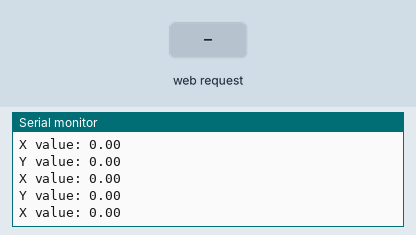
This sketch was run on a simulated ESP8266 (NodeMCU). Parts: the last lines printed to the serial monitor. The inputs (shaded band) are chosen by the test bench.

Above: at 1.2 s.
1.3 s: HTTP request GET /?Y=120&X=120 received
At 2.1 s:
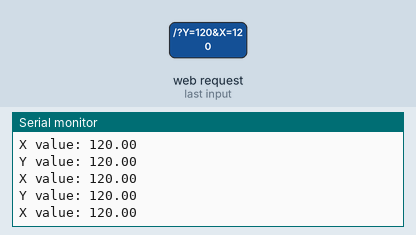
4.3 s: HTTP request GET /?Y=1 received
5.8 s: HTTP request GET /?Y=120 received
8.8 s: HTTP request GET /?Y=1&X=1 received
At 9.4 s:
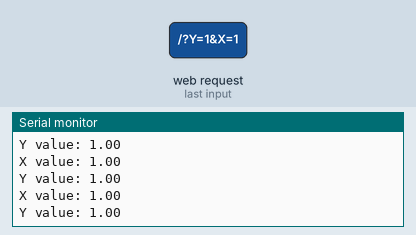
Timing chart, 0 to 11.8 s (numbered marks = the images above; inputs shaded):
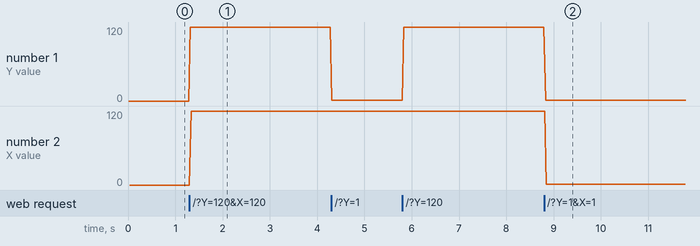

The sketch:

retrieve_data_html.ino
```cpp
#include <ESP8266WiFi.h>
#include <ESP8266WebServer.h>

const char *ssid = "joystick";
const char *password = "test1234";

ESP8266WebServer server(80);

String joystickHTML ="<!DOCTYPE html> <html> <body><p id = \"static\"></p> <script> !function(t){if(\"object\"==typeof exports&&\"undefined\"!=typeof module)module.exports=t();else if(\"function\"==typeof define&&define.amd)define([],t);else{var e;e=\"undefined\"!=typeof window?window:\"undefined\"!=typeof global?global:\"undefined\"!=typeof self?self:this,e.nipplejs=t()}}(function(){function t(){}function e(t,i){return this.identifier=i.identifier,this.position=i.position,this.frontPosition=i.frontPosition,this.collection=t,this.defaults={size:100,threshold:.1,color:\"white\",fadeTime:250,dataOnly:!1,restJoystick:!0,restOpacity:.5,mode:\"dynamic\",zone:document.body,lockX:!1,lockY:!1},this.config(i),\"dynamic\"===this.options.mode&&(this.options.restOpacity=0),this.id=e.id,e.id+=1,this.buildEl().stylize(),this.instance={el:this.ui.el,on:this.on.bind(this),off:this.off.bind(this),show:this.show.bind(this),hide:this.hide.bind(this),add:this.addToDom.bind(this),remove:this.removeFromDom.bind(this),destroy:this.destroy.bind(this),resetDirection:this.resetDirection.bind(this),computeDirection:this.computeDirection.bind(this),trigger:this.trigger.bind(this),position:this.position,frontPosition:this.frontPosition,ui:this.ui,identifier:this.identifier,id:this.id,options:this.options},this.instance}function i(t,e){var n=this;return n.nipples=[],n.idles=[],n.actives=[],n.ids=[],n.pressureIntervals={},n.manager=t,n.id=i.id,i.id+=1,n.defaults={zone:document.body,multitouch:!1,maxNumberOfNipples:10,mode:\"dynamic\",position:{top:0,left:0},catchDistance:200,size:100,threshold:.1,color:\"white\",fadeTime:250,dataOnly:!1,restJoystick:!0,restOpacity:.5,lockX:!1,lockY:!1},n.config(e),\"static\"!==n.options.mode&&\"semi\"!==n.options.mode||(n.options.multitouch=!1),n.options.multitouch||(n.options.maxNumberOfNipples=1),n.updateBox(),n.prepareNipples(),n.bindings(),n.begin(),n.nipples}function n(t){var e=this;e.ids={},e.index=0,e.collections=[],e.config(t),e.prepareCollections();var i;return c.bindEvt(window,\"resize\",function(t){clearTimeout(i),i=setTimeout(function(){var t,i=c.getScroll();e.collections.forEach(function(e){e.forEach(function(e){t=e.el.getBoundingClientRect(),e.position={x:i.x+t.left,y:i.y+t.top}})})},100)}),e.collections}var o,r=!!(\"ontouchstart\"in window),s=!!window.PointerEvent,d=!!window.MSPointerEvent,a={touch:{start:\"touchstart\",move:\"touchmove\",end:\"touchend, touchcancel\"},mouse:{start:\"mousedown\",move:\"mousemove\",end:\"mouseup\"},pointer:{start:\"pointerdown\",move:\"pointermove\",end:\"pointerup, pointercancel\"},MSPointer:{start:\"MSPointerDown\",move:\"MSPointerMove\",end:\"MSPointerUp\"}},p={};s?o=a.pointer:d?o=a.MSPointer:r?(o=a.touch,p=a.mouse):o=a.mouse;var c={};c.distance=function(t,e){var i=e.x-t.x,n=e.y-t.y;return Math.sqrt(i*i+n*n)},c.angle=function(t,e){var i=e.x-t.x,n=e.y-t.y;return c.degrees(Math.atan2(n,i))},c.findCoord=function(t,e,i){var n={x:0,y:0};return i=c.radians(i),n.x=t.x-e*Math.cos(i),n.y=t.y-e*Math.sin(i),n},c.radians=function(t){return t*(Math.PI/180)},c.degrees=function(t){return t*(180/Math.PI)},c.bindEvt=function(t,e,i){for(var n,o=e.split(/[ ,]+/g),r=0;r<o.length;r+=1)n=o[r],t.addEventListener?t.addEventListener(n,i,!1):t.attachEvent&&t.attachEvent(n,i)},c.unbindEvt=function(t,e,i){for(var n,o=e.split(/[ ,]+/g),r=0;r<o.length;r+=1)n=o[r],t.removeEventListener?t.removeEventListener(n,i):t.detachEvent&&t.detachEvent(n,i)},c.trigger=function(t,e,i){var n=new CustomEvent(e,i);t.dispatchEvent(n)},c.prepareEvent=function(t){return t.preventDefault(),t.type.match(/^touch/)?t.changedTouches:t},c.getScroll=function(){return{x:void 0!==window.pageXOffset?window.pageXOffset:(document.documentElement||document.body.parentNode||document.body).scrollLeft,y:void 0!==window.pageYOffset?window.pageYOffset:(document.documentElement||document.body.parentNode||document.body).scrollTop}},c.applyPosition=function(t,e){e.top||e.right||e.bottom||e.left?(t.style.top=e.top,t.style.right=e.right,t.style.bottom=e.bottom,t.style.left=e.left):(t.style.left=e.x+\"px\",t.style.top=e.y+\"px\")},c.getTransitionStyle=function(t,e,i){var n=c.configStylePropertyObject(t);for(var o in n)if(n.hasOwnProperty(o))if(\"string\"==typeof e)n[o]=e+\" \"+i;else{for(var r=\"\",s=0,d=e.length;s<d;s+=1)r+=e[s]+\" \"+i+\", \";n[o]=r.slice(0,-2)}return n},c.getVendorStyle=function(t,e){var i=c.configStylePropertyObject(t);for(var n in i)i.hasOwnProperty(n)&&(i[n]=e);return i},c.configStylePropertyObject=function(t){var e={};return e[t]=\"\",[\"webkit\",\"Moz\",\"o\"].forEach(function(i){e[i+t.charAt(0).toUpperCase()+t.slice(1)]=\"\"}),e},c.extend=function(t,e){for(var i in e)e.hasOwnProperty(i)&&(t[i]=e[i]);return t},c.safeExtend=function(t,e){var i={};for(var n in t)t.hasOwnProperty(n)&&e.hasOwnProperty(n)?i[n]=e[n]:t.hasOwnProperty(n)&&(i[n]=t[n]);return i},c.map=function(t,e){if(t.length)for(var i=0,n=t.length;i<n;i+=1)e(t[i]);else e(t)},t.prototype.on=function(t,e){var i,n=this,o=t.split(/[ ,]+/g);n._handlers_=n._handlers_||{};for(var r=0;r<o.length;r+=1)i=o[r],n._handlers_[i]=n._handlers_[i]||[],n._handlers_[i].push(e);return n},t.prototype.off=function(t,e){var i=this;return i._handlers_=i._handlers_||{},void 0===t?i._handlers_={}:void 0===e?i._handlers_[t]=null:i._handlers_[t]&&i._handlers_[t].indexOf(e)>=0&&i._handlers_[t].splice(i._handlers_[t].indexOf(e),1),i},t.prototype.trigger=function(t,e){var i,n=this,o=t.split(/[ ,]+/g);n._handlers_=n._handlers_||{};for(var r=0;r<o.length;r+=1)i=o[r],n._handlers_[i]&&n._handlers_[i].length&&n._handlers_[i].forEach(function(t){t.call(n,{type:i,target:n},e)})},t.prototype.config=function(t){var e=this;e.options=e.defaults||{},t&&(e.options=c.safeExtend(e.options,t))},t.prototype.bindEvt=function(t,e){var i=this;return i._domHandlers_=i._domHandlers_||{},i._domHandlers_[e]=function(){\"function\"==typeof i[\"on\"+e]?i[\"on\"+e].apply(i,arguments):console.warn('[WARNING] : Missing \"on'+e+'\" handler.')},c.bindEvt(t,o[e],i._domHandlers_[e]),p[e]&&c.bindEvt(t,p[e],i._domHandlers_[e]),i},t.prototype.unbindEvt=function(t,e){var i=this;return i._domHandlers_=i._domHandlers_||{},c.unbindEvt(t,o[e],i._domHandlers_[e]),p[e]&&c.unbindEvt(t,p[e],i._domHandlers_[e]),delete i._domHandlers_[e],this},e.prototype=new t,e.constructor=e,e.id=0,e.prototype.buildEl=function(t){return this.ui={},this.options.dataOnly?this:(this.ui.el=document.createElement(\"div\"),this.ui.back=document.createElement(\"div\"),this.ui.front=document.createElement(\"div\"),this.ui.el.className=\"nipple collection_\"+this.collection.id,this.ui.back.className=\"back\",this.ui.front.className=\"front\",this.ui.el.setAttribute(\"id\",\"nipple_\"+this.collection.id+\"_\"+this.id),this.ui.el.appendChild(this.ui.back),this.ui.el.appendChild(this.ui.front),this)},e.prototype.stylize=function(){if(this.options.dataOnly)return this;var t=this.options.fadeTime+\"ms\",e=c.getVendorStyle(\"borderRadius\",\"50%\"),i=c.getTransitionStyle(\"transition\",\"opacity\",t),n={};return n.el={position:\"absolute\",opacity:this.options.restOpacity,display:\"block\",zIndex:999},n.back={position:\"absolute\",display:\"block\",width:this.options.size+\"px\",height:this.options.size+\"px\",marginLeft:-this.options.size/2+\"px\",marginTop:-this.options.size/2+\"px\",background:this.options.color,opacity:\".5\"},n.front={width:this.options.size/2+\"px\",height:this.options.size/2+\"px\",position:\"absolute\",display:\"block\",marginLeft:-this.options.size/4+\"px\",marginTop:-this.options.size/4+\"px\",background:this.options.color,opacity:\".5\"},c.extend(n.el,i),c.extend(n.back,e),c.extend(n.front,e),this.applyStyles(n),this},e.prototype.applyStyles=function(t){for(var e in this.ui)if(this.ui.hasOwnProperty(e))for(var i in t[e])this.ui[e].style[i]=t[e][i];return this},e.prototype.addToDom=function(){return this.options.dataOnly||document.body.contains(this.ui.el)?this:(this.options.zone.appendChild(this.ui.el),this)},e.prototype.removeFromDom=function(){return this.options.dataOnly||!document.body.contains(this.ui.el)?this:(this.options.zone.removeChild(this.ui.el),this)},e.prototype.destroy=function(){clearTimeout(this.removeTimeout),clearTimeout(this.showTimeout),clearTimeout(this.restTimeout),this.trigger(\"destroyed\",this.instance),this.removeFromDom(),this.off()},e.prototype.show=function(t){var e=this;return e.options.dataOnly?e:(clearTimeout(e.removeTimeout),clearTimeout(e.showTimeout),clearTimeout(e.restTimeout),e.addToDom(),e.restCallback(),setTimeout(function(){e.ui.el.style.opacity=1},0),e.showTimeout=setTimeout(function(){e.trigger(\"shown\",e.instance),\"function\"==typeof t&&t.call(this)},e.options.fadeTime),e)},e.prototype.hide=function(t){var e=this;return e.options.dataOnly?e:(e.ui.el.style.opacity=e.options.restOpacity,clearTimeout(e.removeTimeout),clearTimeout(e.showTimeout),clearTimeout(e.restTimeout),e.removeTimeout=setTimeout(function(){var i=\"dynamic\"===e.options.mode?\"none\":\"block\";e.ui.el.style.display=i,\"function\"==typeof t&&t.call(e),e.trigger(\"hidden\",e.instance)},e.options.fadeTime),e.options.restJoystick&&e.restPosition(),e)},e.prototype.restPosition=function(t){var e=this;e.frontPosition={x:0,y:0};var i=e.options.fadeTime+\"ms\",n={};n.front=c.getTransitionStyle(\"transition\",[\"top\",\"left\"],i);var o={front:{}};o.front={left:e.frontPosition.x+\"px\",top:e.frontPosition.y+\"px\"},e.applyStyles(n),e.applyStyles(o),e.restTimeout=setTimeout(function(){\"function\"==typeof t&&t.call(e),e.restCallback()},e.options.fadeTime)},e.prototype.restCallback=function(){var t=this,e={};e.front=c.getTransitionStyle(\"transition\",\"none\",\"\"),t.applyStyles(e),t.trigger(\"rested\",t.instance)},e.prototype.resetDirection=function(){this.direction={x:!1,y:!1,angle:!1}},e.prototype.computeDirection=function(t){var e,i,n,o=t.angle.radian,r=Math.PI/4,s=Math.PI/2;if(o>r&&o<3*r&&!t.lockX?e=\"up\":o>-r&&o<=r&&!t.lockY?e=\"left\":o>3*-r&&o<=-r&&!t.lockX?e=\"down\":t.lockY||(e=\"right\"),t.lockY||(i=o>-s&&o<s?\"left\":\"right\"),t.lockX||(n=o>0?\"up\":\"down\"),t.force>this.options.threshold){var d={};for(var a in this.direction)this.direction.hasOwnProperty(a)&&(d[a]=this.direction[a]);var p={};this.direction={x:i,y:n,angle:e},t.direction=this.direction;for(var a in d)d[a]===this.direction[a]&&(p[a]=!0);if(p.x&&p.y&&p.angle)return t;p.x&&p.y||this.trigger(\"plain\",t),p.x||this.trigger(\"plain:\"+i,t),p.y||this.trigger(\"plain:\"+n,t),p.angle||this.trigger(\"dir dir:\"+e,t)}return t},i.prototype=new t,i.constructor=i,i.id=0,i.prototype.prepareNipples=function(){var t=this,e=t.nipples;e.on=t.on.bind(t),e.off=t.off.bind(t),e.options=t.options,e.destroy=t.destroy.bind(t),e.ids=t.ids,e.id=t.id,e.processOnMove=t.processOnMove.bind(t),e.processOnEnd=t.processOnEnd.bind(t),e.get=function(t){if(void 0===t)return e[0];for(var i=0,n=e.length;i<n;i+=1)if(e[i].identifier===t)return e[i];return!1}},i.prototype.bindings=function(){var t=this;t.bindEvt(t.options.zone,\"start\"),t.options.zone.style.touchAction=\"none\",t.options.zone.style.msTouchAction=\"none\"},i.prototype.begin=function(){var t=this,e=t.options;if(\"static\"===e.mode){var i=t.createNipple(e.position,t.manager.getIdentifier());i.add(),t.idles.push(i)}},i.prototype.createNipple=function(t,i){var n=this,o=c.getScroll(),r={},s=n.options;if(t.x&&t.y)r={x:t.x-(o.x+n.box.left),y:t.y-(o.y+n.box.top)};else if(t.top||t.right||t.bottom||t.left){var d=document.createElement(\"DIV\");d.style.display=\"hidden\",d.style.top=t.top,d.style.right=t.right,d.style.bottom=t.bottom,d.style.left=t.left,d.style.position=\"absolute\",s.zone.appendChild(d);var a=d.getBoundingClientRect();s.zone.removeChild(d),r=t,t={x:a.left+o.x,y:a.top+o.y}}var p=new e(n,{color:s.color,size:s.size,threshold:s.threshold,fadeTime:s.fadeTime,dataOnly:s.dataOnly,restJoystick:s.restJoystick,restOpacity:s.restOpacity,mode:s.mode,identifier:i,position:t,zone:s.zone,frontPosition:{x:0,y:0}});return s.dataOnly||(c.applyPosition(p.ui.el,r),c.applyPosition(p.ui.front,p.frontPosition)),n.nipples.push(p),n.trigger(\"added \"+p.identifier+\":added\",p),n.manager.trigger(\"added \"+p.identifier+\":added\",p),n.bindNipple(p),p},i.prototype.updateBox=function(){var t=this;t.box=t.options.zone.getBoundingClientRect()},i.prototype.bindNipple=function(t){var e,i=this,n=function(t,n){e=t.type+\" \"+n.id+\":\"+t.type,i.trigger(e,n)};t.on(\"destroyed\",i.onDestroyed.bind(i)),t.on(\"shown hidden rested dir plain\",n),t.on(\"dir:up dir:right dir:down dir:left\",n),t.on(\"plain:up plain:right plain:down plain:left\",n)},i.prototype.pressureFn=function(t,e,i){var n=this,o=0;clearInterval(n.pressureIntervals[i]),n.pressureIntervals[i]=setInterval(function(){var i=t.force||t.pressure||t.webkitForce||0;i!==o&&(e.trigger(\"pressure\",i),n.trigger(\"pressure \"+e.identifier+\":pressure\",i),o=i)}.bind(n),100)},i.prototype.onstart=function(t){var e=this,i=e.options;t=c.prepareEvent(t),e.updateBox();var n=function(t){e.actives.length<i.maxNumberOfNipples&&e.processOnStart(t)};return c.map(t,n),e.manager.bindDocument(),!1},i.prototype.processOnStart=function(t){var e,i=this,n=i.options,o=i.manager.getIdentifier(t),r=t.force||t.pressure||t.webkitForce||0,s={x:t.pageX,y:t.pageY},d=i.getOrCreate(o,s);d.identifier!==o&&i.manager.removeIdentifier(d.identifier),d.identifier=o;var a=function(e){e.trigger(\"start\",e),i.trigger(\"start \"+e.id+\":start\",e),e.show(),r>0&&i.pressureFn(t,e,e.identifier),i.processOnMove(t)};if((e=i.idles.indexOf(d))>=0&&i.idles.splice(e,1),i.actives.push(d),i.ids.push(d.identifier),\"semi\"!==n.mode)a(d);else{if(!(c.distance(s,d.position)<=n.catchDistance))return d.destroy(),void i.processOnStart(t);a(d)}return d},i.prototype.getOrCreate=function(t,e){var i,n=this,o=n.options;return/(semi|static)/.test(o.mode)?(i=n.idles[0])?(n.idles.splice(0,1),i):\"semi\"===o.mode?n.createNipple(e,t):(console.warn(\"Coudln't find the needed nipple.\"),!1):i=n.createNipple(e,t)},i.prototype.processOnMove=function(t){var e=this,i=e.options,n=e.manager.getIdentifier(t),o=e.nipples.get(n);if(!o)return console.error(\"Found zombie joystick with ID \"+n),void e.manager.removeIdentifier(n);o.identifier=n;var r=o.options.size/2,s={x:t.pageX,y:t.pageY},d=c.distance(s,o.position),a=c.angle(s,o.position),p=c.radians(a),l=d/r;d>r&&(d=r,s=c.findCoord(o.position,d,a));var u=s.x-o.position.x,f=s.y-o.position.y;i.lockX&&(f=0),i.lockY&&(u=0),o.frontPosition={x:u,y:f},i.dataOnly||c.applyPosition(o.ui.front,o.frontPosition);var h={identifier:o.identifier,position:s,force:l,pressure:t.force||t.pressure||t.webkitForce||0,distance:d,angle:{radian:p,degree:a},instance:o,lockX:i.lockX,lockY:i.lockY};h=o.computeDirection(h),h.angle={radian:c.radians(180-a),degree:180-a},o.trigger(\"move\",h),e.trigger(\"move \"+o.id+\":move\",h)},i.prototype.processOnEnd=function(t){var e=this,i=e.options,n=e.manager.getIdentifier(t),o=e.nipples.get(n),r=e.manager.removeIdentifier(o.identifier);o&&(i.dataOnly||o.hide(function(){\"dynamic\"===i.mode&&(o.trigger(\"removed\",o),e.trigger(\"removed \"+o.id+\":removed\",o),e.manager.trigger(\"removed \"+o.id+\":removed\",o),o.destroy())}),clearInterval(e.pressureIntervals[o.identifier]),o.resetDirection(),o.trigger(\"end\",o),e.trigger(\"end \"+o.id+\":end\",o),e.ids.indexOf(o.identifier)>=0&&e.ids.splice(e.ids.indexOf(o.identifier),1),e.actives.indexOf(o)>=0&&e.actives.splice(e.actives.indexOf(o),1),/(semi|static)/.test(i.mode)?e.idles.push(o):e.nipples.indexOf(o)>=0&&e.nipples.splice(e.nipples.indexOf(o),1),e.manager.unbindDocument(),/(semi|static)/.test(i.mode)&&(e.manager.ids[r.id]=r.identifier))},i.prototype.onDestroyed=function(t,e){var i=this;i.nipples.indexOf(e)>=0&&i.nipples.splice(i.nipples.indexOf(e),1),i.actives.indexOf(e)>=0&&i.actives.splice(i.actives.indexOf(e),1),i.idles.indexOf(e)>=0&&i.idles.splice(i.idles.indexOf(e),1),i.ids.indexOf(e.identifier)>=0&&i.ids.splice(i.ids.indexOf(e.identifier),1),i.manager.removeIdentifier(e.identifier),i.manager.unbindDocument()},i.prototype.destroy=function(){var t=this;t.unbindEvt(t.options.zone,\"start\"),t.nipples.forEach(function(t){t.destroy()});for(var e in t.pressureIntervals)t.pressureIntervals.hasOwnProperty(e)&&clearInterval(t.pressureIntervals[e]);t.trigger(\"destroyed\",t.nipples),t.manager.unbindDocument(),t.off()},n.prototype=new t,n.constructor=n,n.prototype.prepareCollections=function(){var t=this;t.collections.create=t.create.bind(t),t.collections.on=t.on.bind(t),t.collections.off=t.off.bind(t),t.collections.destroy=t.destroy.bind(t),t.collections.get=function(e){var i;return t.collections.every(function(t){return!(i=t.get(e))}),i}},n.prototype.create=function(t){return this.createCollection(t)},n.prototype.createCollection=function(t){var e=this,n=new i(e,t);return e.bindCollection(n),e.collections.push(n),n},n.prototype.bindCollection=function(t){var e,i=this,n=function(t,n){e=t.type+\" \"+n.id+\":\"+t.type,i.trigger(e,n)};t.on(\"destroyed\",i.onDestroyed.bind(i)),t.on(\"shown hidden rested dir plain\",n),t.on(\"dir:up dir:right dir:down dir:left\",n),t.on(\"plain:up plain:right plain:down plain:left\",n)},n.prototype.bindDocument=function(){var t=this;t.binded||(t.bindEvt(document,\"move\").bindEvt(document,\"end\"),t.binded=!0)},n.prototype.unbindDocument=function(t){var e=this;Object.keys(e.ids).length&&!0!==t||(e.unbindEvt(document,\"move\").unbindEvt(document,\"end\"),e.binded=!1)},n.prototype.getIdentifier=function(t){var e;return t?void 0===(e=void 0===t.identifier?t.pointerId:t.identifier)&&(e=this.latest||0):e=this.index,void 0===this.ids[e]&&(this.ids[e]=this.index,this.index+=1),this.latest=e,this.ids[e]},n.prototype.removeIdentifier=function(t){var e={};for(var i in this.ids)if(this.ids[i]===t){e.id=i,e.identifier=this.ids[i],delete this.ids[i];break}return e},n.prototype.onmove=function(t){return this.onAny(\"move\",t),!1},n.prototype.onend=function(t){return this.onAny(\"end\",t),!1},n.prototype.oncancel=function(t){return this.onAny(\"end\",t),!1},n.prototype.onAny=function(t,e){var i,n=this,o=\"processOn\"+t.charAt(0).toUpperCase()+t.slice(1);e=c.prepareEvent(e);var r=function(t,e,i){i.ids.indexOf(e)>=0&&(i[o](t),t._found_=!0)},s=function(t){i=n.getIdentifier(t),c.map(n.collections,r.bind(null,t,i)),t._found_||n.removeIdentifier(i)};return c.map(e,s),!1},n.prototype.destroy=function(){var t=this;t.unbindDocument(!0),t.ids={},t.index=0,t.collections.forEach(function(t){t.destroy()}),t.off()},n.prototype.onDestroyed=function(t,e){var i=this;if(i.collections.indexOf(e)<0)return!1;i.collections.splice(i.collections.indexOf(e),1)};var l=new n;return{create:function(t){return l.create(t)},factory:l}}); </script> <script> var static = nipplejs.create({ zone: document.getElementById('static'), mode: 'static', size: '300', position: {left: '30%', top: '30%'}, restJoystick: true, color: 'black' }); static.on('move',function(evt, data){ X=Math.cos(data.angle.radian)*data.distance/150; Y=Math.sin(data.angle.radian)*data.distance/150; document.getElementById(\"X\").innerHTML = X; document.getElementById(\"Y\").innerHTML = Y; let address = \"/?Y=\"+Y+\"&X=\"+X; var xhttp = new XMLHttpRequest(); xhttp.open(\"GET\", address, true); xhttp.send(); }); </script> <div> <ul> <li>x: <span id=\"X\"></span></li> <li>y: <span id=\"Y\"></span></li> </ul> </div> </body> </html>";

float y = 0;
float x = 0;

void handleRoot() {
  server.send(200, "text/html", joystickHTML);
}

void setup() {
  Serial.begin(9600);
  Serial.println();
  Serial.print("Configuring access point...");

  WiFi.softAP(ssid, password);

  //hosted in http://192.168.4.1
  IPAddress myIP = WiFi.softAPIP();

  Serial.print("AP IP address: ");
  Serial.println(myIP);

  server.on("/", handleRoot);
  server.begin();
  Serial.println("HTTP server started");
}

void loop() {
  server.handleClient();

  if(server.hasArg("Y")){
    String Y = server.arg("Y");
    y = Y.toFloat();
  }
  if(server.hasArg("X")){
    String  X = server.arg("X");
    x = X.toFloat();
  }

  Serial.print("Y value: ");
  Serial.println(y);
  Serial.println("");
  Serial.print("X value: ");
  Serial.println(x);
}
```

Measured:
- after the input at 1.3 s, the serial monitor: prints a new line at once (image 1)
- after the input at 8.8 s, the serial monitor: prints a new line at once (image 2)
- plotted number 1: 0 → 120 after the input at 1.3 s, 120 → 1 after the input at 4.3 s, 120 → 1 after the input at 8.8 s
- plotted number 2: 0 → 120 after the input at 1.3 s, 120 → 1 after the input at 8.8 s
